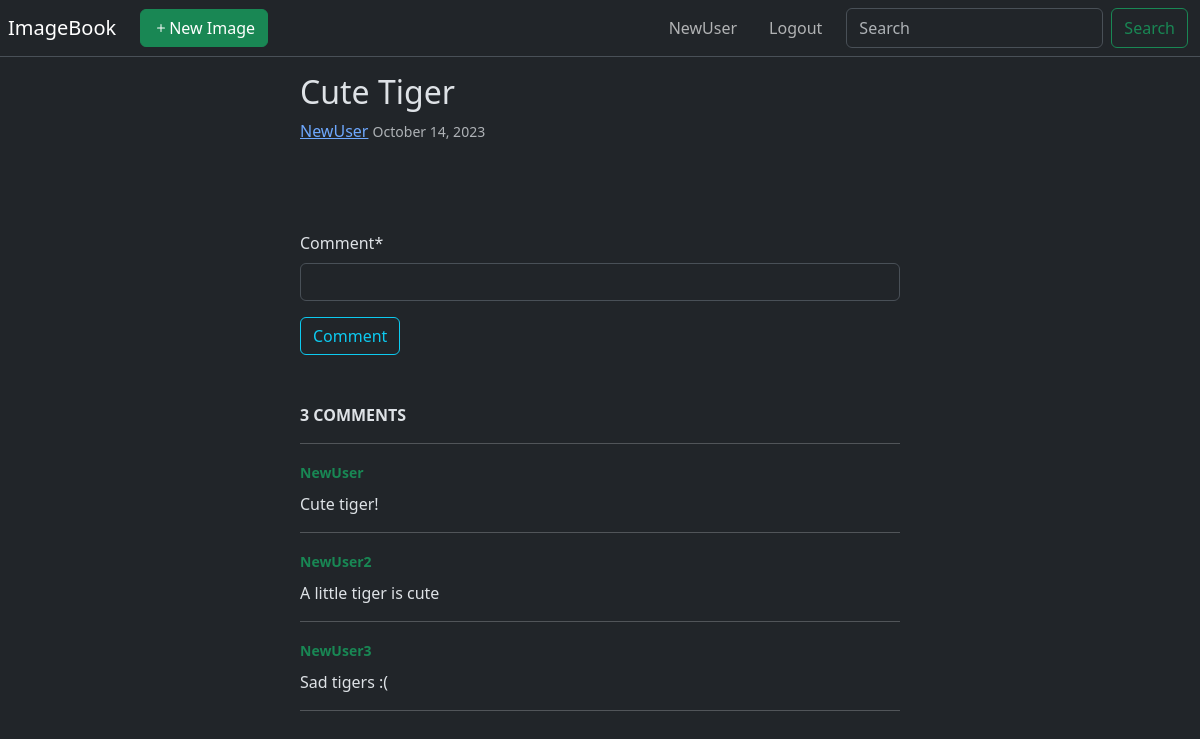
The app's page /image/1/ (signed in) with its own data.
### image/models.py (models this page shows, shortened)
class Image(models.Model):
    title = models.CharField(max_length=30)
    author = models.ForeignKey(User, on_delete=models.CASCADE)
    date_posted = models.DateTimeField(default=timezone.now)
    image = models.ImageField(upload_to='images_posted')

class Comment(models.Model):
    comment_author = models.ForeignKey(User, on_delete=models.CASCADE)
    content = models.TextField('Comment', max_length=255)
    comment_image = models.ForeignKey(Image, on_delete=models.CASCADE)

### image/views.py (the view, shortened to what this page needs)
# urls.py: path('<int:pk>/', ImageDetailView.as_view(), name='image-detail')
class ImageDetailView(FormMixin, DetailView):
    model = Image
    form_class = CreateCommentForm
    def get_context_data(self, **kwargs):
        context = super(ImageDetailView, self).get_context_data(**kwargs)
        context['form'] = self.get_form()
        if not self.request.user.is_authenticated:
            context['form'].fields['content'].disabled = True
            context['form'].fields['content'].widget.attrs['placeholder'] = 'Log in to leave a comment'
        return context

### image/forms.py
class CreateCommentForm(ModelForm):
    class Meta:
        model = Comment
        fields = ['content']
        widgets = {
            'content': TextInput(attrs={'size': 2})
        }

### image/templates/image/image_detail.html (shortened to what this page needs)
{% extends "image/base.html" %}
{% load crispy_forms_tags %}
{% block content %}
<main class="col col-lg-6 mx-auto pt-3 px-lg-0 px-2">
  <article>
    <h2>{{ object.title }}</h2>
    <div class="mb-3 ">
      <a href="#">{{ object.author }}</a>
      <small class="text-muted">{{ object.date_posted|date:"F d, Y" }}</small>
    </div>
  </article>
  {% include "users/basic_form.html" with button_context="Comment" %}
  <section>
    <p class="fw-bold">{{ object.comment_set.all|length }}
      COMMENT{{ object.comment_set.all|length|pluralize:"S" }}</p>
    <hr>
    {% for comment in object.comment_set.all %}
    <div class="p-0">
      <a class="text-success small fw-bold text-decoration-none" href="#">{{ comment.comment_author }}</a>
      <p class="pt-2">{{ comment.content }}</p>
    </div>
    <hr>
    {% endfor %}
  </section>
</main>
{% endblock content %}

### image/templates/image/base.html (shortened to what this page needs)
<!DOCTYPE html>
<html lang="en" data-bs-theme="dark">
<head>
  <link href="https://cdn.jsdelivr.net/npm/bootstrap@5.3.2/dist/css/bootstrap.min.css" rel="stylesheet"
>
</head>
<body>
<nav class="navbar text-bg-dark navbar-expand-lg border-bottom align-items-center">
  <a href="{% url 'image-list' %}" class="navbar-brand ms-2 ">ImageBook</a>
  <a href="{% url 'image-create' %}" class="text-decoration-none my-auto ms-auto me-2">
    <button class="btn btn-success d-flex align-items-center me-auto ms-2">
      <svg xmlns="http://www.w3.org/2000/svg" width="16" height="16" fill="currentColor" class="bi bi-plus"
           viewBox="0 0 16 16">
        <path d="M8 4a.5.5 0 0 1 .5.5v3h3a.5.5 0 0 1 0 1h-3v3a.5.5 0 0 1-1 0v-3h-3a.5.5 0 0 1 0-1h3v-3A.5.5 0 0 1 8 4z"/>
      </svg>
      New Image
    </button>
  </a>
  <div class="collapse navbar-collapse" id="navbarSupportedContent">
    <div class="container-lg navbar-nav me-auto mb-2 mb-lg-0">
      <div class="d-flex flex-column flex-lg-row ms-lg-auto">
        {% if user.is_authenticated %}
        <a href="#" class="nav-item nav-link my-auto mx-2">{{ user.username }}</a>
        <a href="{% url 'user-logout' %}" class="nav-item nav-link my-auto mx-2">Logout</a>
        {% else %}
        <a href="{% url 'user-login' %}" class="nav-item nav-link my-auto ms-2">Login</a>
        <a href="{% url 'user-register' %}" class="nav-item nav-link my-auto mx-2">Register</a>
        {% endif %}
        <form class="d-flex ms-2">
          <input class="form-control me-2" type="search" placeholder="Search" aria-label="Search">
          <button class="btn btn-outline-success" type="submit">Search</button>
        </form>
      </div>
    </div>
  </div>
</nav>
{% block content %}
{% endblock content %}
</body>
</html>

### records on screen
Image: title "Cute Tiger", author "NewUser", date_posted "October 14, 2023", comment_set.all|length "3"
Comment: comment_author "NewUser", content "Cute tiger!"
Comment: comment_author "NewUser2", content "A little tiger is cute"
Comment: comment_author "NewUser3", content "Sad tigers :("

### other values on screen
{{ user.username }} "NewUser"
{{ button_context }} "Comment"
